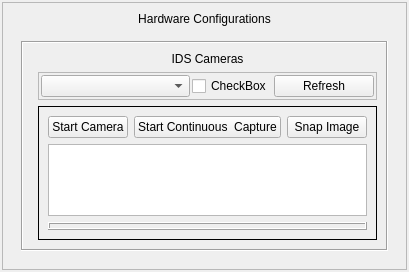
             <widget class="SlideWidget" name="HardwarePage">
              <property name="sizePolicy">
               <sizepolicy hsizetype="Preferred" vsizetype="Minimum">
                <horstretch>0</horstretch>
                <verstretch>0</verstretch>
               </sizepolicy>
              </property>
              <layout class="QVBoxLayout" name="verticalLayout_9">
               <property name="spacing">
                <number>2</number>
               </property>
               <property name="leftMargin">
                <number>2</number>
               </property>
               <property name="topMargin">
                <number>2</number>
               </property>
               <property name="rightMargin">
                <number>2</number>
               </property>
               <property name="bottomMargin">
                <number>2</number>
               </property>
               <item>
                <widget class="QFrame" name="configframe3">
                 <property name="frameShape">
                  <enum>QFrame::StyledPanel</enum>
                 </property>
                 <property name="frameShadow">
                  <enum>QFrame::Raised</enum>
                 </property>
                 <layout class="QVBoxLayout" name="verticalLayout_12">
                  <item>
                   <widget class="QLabel" name="label_3">
                    <property name="text">
                     <string>Hardware Configurations</string>
                    </property>
                    <property name="alignment">
                     <set>Qt::AlignCenter</set>
                    </property>
                   </widget>
                  </item>
                  <item>
                   <widget class="SlidingStackedWidget" name="CamerasStackedWidget">
                    <property name="sizePolicy">
                     <sizepolicy hsizetype="Preferred" vsizetype="Minimum">
                      <horstretch>0</horstretch>
                      <verstretch>0</verstretch>
                     </sizepolicy>
                    </property>
                    <property name="minimumSize">
                     <size>
                      <width>0</width>
                      <height>0</height>
                     </size>
                    </property>
                    <property name="frameShape">
                     <enum>QFrame::NoFrame</enum>
                    </property>
                    <property name="currentIndex">
                     <number>0</number>
                    </property>
                    <widget class="SlideWidget" name="page">
                     <layout class="QVBoxLayout" name="verticalLayout_10">
                      <item>
                       <widget class="QFrame" name="Camerasframe">
                        <property name="frameShape">
                         <enum>QFrame::Box</enum>
                        </property>
                        <property name="frameShadow">
                         <enum>QFrame::Sunken</enum>
                        </property>
                        <layout class="QFormLayout" name="formLayout_2">
                         <property name="fieldGrowthPolicy">
                          <enum>QFormLayout::AllNonFixedFieldsGrow</enum>
                         </property>
                         <item row="0" column="1">
                          <widget class="QLabel" name="label_4">
                           <property name="sizePolicy">
                            <sizepolicy hsizetype="Preferred" vsizetype="Fixed">
                             <horstretch>0</horstretch>
                             <verstretch>0</verstretch>
                            </sizepolicy>
                           </property>
                           <property name="text">
                            <string>IDS Cameras</string>
                           </property>
                           <property name="alignment">
                            <set>Qt::AlignCenter</set>
                           </property>
                          </widget>
                         </item>
                         <item row="1" column="1">
                          <widget class="QFrame" name="frame_2">
                           <property name="frameShape">
                            <enum>QFrame::StyledPanel</enum>
                           </property>
                           <property name="frameShadow">
                            <enum>QFrame::Raised</enum>
                           </property>
                           <layout class="QHBoxLayout" name="horizontalLayout_6">
                            <property name="spacing">
                             <number>2</number>
                            </property>
                            <property name="leftMargin">
                             <number>2</number>
                            </property>
                            <property name="topMargin">
                             <number>2</number>
                            </property>
                            <property name="rightMargin">
                             <number>2</number>
                            </property>
                            <property name="bottomMargin">
                             <number>2</number>
                            </property>
                            <item>
                             <widget class="QComboBox" name="combo_idscameras">
                              <property name="sizePolicy">
                               <sizepolicy hsizetype="Preferred" vsizetype="MinimumExpanding">
                                <horstretch>0</horstretch>
                                <verstretch>0</verstretch>
                               </sizepolicy>
                              </property>
                              <property name="styleSheet">
                               <string notr="true"/>
                              </property>
                             </widget>
                            </item>
                            <item>
                             <widget class="QCheckBox" name="check_morecameraoptions">
                              <property name="sizePolicy">
                               <sizepolicy hsizetype="Fixed" vsizetype="Fixed">
                                <horstretch>0</horstretch>
                                <verstretch>0</verstretch>
                               </sizepolicy>
                              </property>
                              <property name="text">
                               <string>CheckBox</string>
                              </property>
                             </widget>
                            </item>
                            <item>
                             <widget class="QPushButton" name="bt_idscameras_refresh">
                              <property name="maximumSize">
                               <size>
                                <width>100</width>
                                <height>16777215</height>
                               </size>
                              </property>
                              <property name="text">
                               <string>Refresh</string>
                              </property>
                             </widget>
                            </item>
                           </layout>
                          </widget>
                         </item>
                         <item row="3" column="1">
                          <widget class="KPPFrame" name="frame_ids_more">
                           <property name="sizePolicy">
                            <sizepolicy hsizetype="Preferred" vsizetype="Expanding">
                             <horstretch>0</horstretch>
                             <verstretch>0</verstretch>
                            </sizepolicy>
                           </property>
                           <property name="minimumSize">
                            <size>
                             <width>0</width>
                             <height>0</height>
                            </size>
                           </property>
                           <property name="frameShape">
                            <enum>QFrame::Box</enum>
                           </property>
                           <property name="frameShadow">
                            <enum>QFrame::Plain</enum>
                           </property>
                           <layout class="QVBoxLayout" name="verticalLayout_11">
                            <property name="sizeConstraint">
                             <enum>QLayout::SetDefaultConstraint</enum>
                            </property>
                            <item>
                             <layout class="QHBoxLayout" name="horizontalLayout_5">
                              <item>
                               <widget class="QPushButton" name="bt_initializecam">
                                <property name="sizePolicy">
                                 <sizepolicy hsizetype="Expanding" vsizetype="Preferred">
                                  <horstretch>0</horstretch>
                                  <verstretch>0</verstretch>
                                 </sizepolicy>
                                </property>
                                <property name="text">
                                 <string>Start Camera</string>
                                </property>
                                <property name="checkable">
                                 <bool>true</bool>
                                </property>
                                <property name="checked">
                                 <bool>false</bool>
                                </property>
                               </widget>
                              </item>
                              <item>
                               <widget class="KPPPushbutton" name="bt_cont_capture">
                                <property name="sizePolicy">
                                 <sizepolicy hsizetype="Expanding" vsizetype="Preferred">
                                  <horstretch>0</horstretch>
                                  <verstretch>0</verstretch>
                                 </sizepolicy>
                                </property>
                                <property name="text">
                                 <string>Start Continuous  Capture</string>
                                </property>
                                <property name="checkable">
                                 <bool>true</bool>
                                </property>
                               </widget>
                              </item>
                              <item>
                               <widget class="KPPPushbutton" name="bt_snap">
                                <property name="enabled">
                                 <bool>true</bool>
                                </property>
                                <property name="sizePolicy">
                                 <sizepolicy hsizetype="Expanding" vsizetype="Preferred">
                                  <horstretch>0</horstretch>
                                  <verstretch>0</verstretch>
                                 </sizepolicy>
                                </property>
                                <property name="text">
                                 <string>Snap Image</string>
                                </property>
                                <property name="checkable">
                                 <bool>true</bool>
                                </property>
                               </widget>
                              </item>
                             </layout>
                            </item>
                            <item>
                             <widget class="QGraphicsView" name="graphicsView">
                              <property name="sizePolicy">
                               <sizepolicy hsizetype="Expanding" vsizetype="Expanding">
                                <horstretch>0</horstretch>
                                <verstretch>0</verstretch>
                               </sizepolicy>
                              </property>
                              <property name="minimumSize">
                               <size>
                                <width>0</width>
                                <height>0</height>
                               </size>
                              </property>
                              <property name="sizeAdjustPolicy">
                               <enum>QAbstractScrollArea::AdjustToContents</enum>
                              </property>
                             </widget>
                            </item>
                            <item>
                             <widget class="QFrame" name="tempframe">
                              <property name="sizePolicy">
                               <sizepolicy hsizetype="Preferred" vsizetype="Preferred">
                                <horstretch>0</horstretch>
                                <verstretch>0</verstretch>
                               </sizepolicy>
                              </property>
                              <property name="frameShape">
                               <enum>QFrame::Box</enum>
                              </property>
                              <property name="frameShadow">
                               <enum>QFrame::Raised</enum>
                              </property>
                              <layout class="QVBoxLayout" name="verticalLayout_14">
                               <property name="spacing">
                                <number>1</number>
                               </property>
                               <property name="leftMargin">
                                <number>1</number>
                               </property>
                               <property name="topMargin">
                                <number>1</number>
                               </property>
                               <property name="rightMargin">
                                <number>1</number>
                               </property>
                               <property name="bottomMargin">
                                <number>1</number>
                               </property>
                               <item>
                                <layout class="QVBoxLayout" name="verticalLayout_13">
                                 <property name="spacing">
                                  <number>1</number>
                                 </property>
                                 <property name="leftMargin">
                                  <number>1</number>
                                 </property>
                                 <property name="topMargin">
                                  <number>1</number>
                                 </property>
                                 <property name="rightMargin">
                                  <number>1</number>
                                 </property>
                                 <property name="bottomMargin">
                                  <number>1</number>
                                 </property>
                                </layout>
                               </item>
                              </layout>
                             </widget>
                            </item>
                           </layout>
                          </widget>
                         </item>
                        </layout>
                       </widget>
                      </item>
                     </layout>
                    </widget>
                    <widget class="QWidget" name="page_2"/>
                   </widget>
                  </item>
                 </layout>
                </widget>
               </item>
              </layout>
             </widget>
